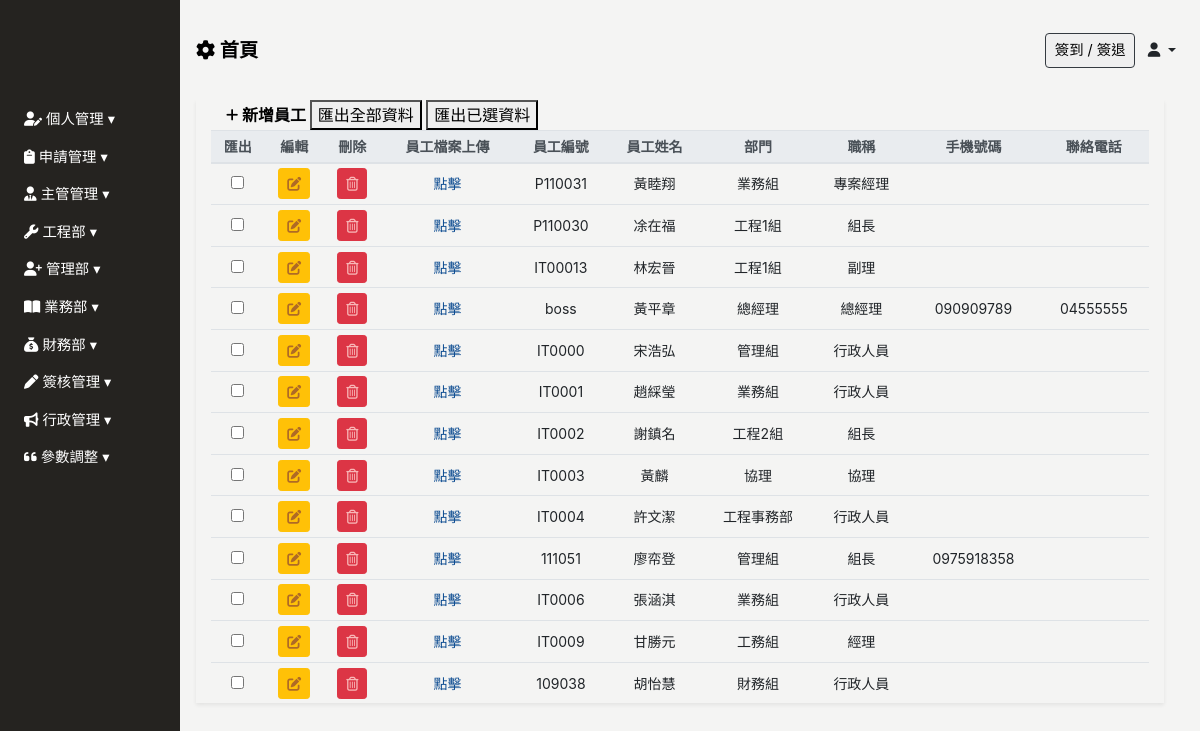
/employee/, run on the app's committed database.
### Backend/models.py (models this page shows, shortened)
class ModifiedModel(models.Model):
    modified_by = models.ForeignKey("Employee", on_delete=models.SET_NULL, null=True, blank=True)
    created_date = models.DateField(default=timezone.now,verbose_name='建立日期')
    update_date = models.DateField(auto_now=True, verbose_name='更新日期')
    class Meta:
        abstract = True

class Employee(ModifiedModel):
    GENDER_CHOICES = [
        ('M', '男'),
        ('F', '女'),
    ]
    BLOOD_TYPE_CHOICES = [
        ('A', 'A型'),
        ('B', 'B型'),
        ('AB','AB型'),
        ('O', 'O型'),
    ]
    MARITAL_STATUS_CHOICES = [
        ('M', '已婚'),
        ('S', '未婚'),
        ('D', '離異'),
    ]
    MILITARY_STATUS_CHOICES = [
        ('M', '義務役'),
        ('E', '免服役'),
        ('A', '替代役'),
    ]
    user = models.OneToOneField(User, null=True, blank=True, on_delete=models.CASCADE)
    profile_image = models.ImageField(upload_to='employee_profile/', blank=True, null=True, default='employee_profile/default_profile.png', verbose_name='員工照片')
    location_city = models.CharField(max_length=4, choices=LOCATION_CHOICES, null=True, blank=True, verbose_name='居住城市(用於計算)')
    uploaded_files = models.ManyToManyField(UploadedFile,blank=True,  related_name="userfile")
    annualleaves = models.ManyToManyField(AnnualLeave,blank=True,  related_name="AnnualLeave_user")
    full_name = models.CharField(max_length=30, null=True, blank=True, verbose_name='員工名稱')
    employee_id	 = models.CharField(max_length=30, blank=True,verbose_name='員工編號')
    departments = models.ForeignKey('Department', on_delete=models.SET_NULL, blank=True, null=True, related_name='employees', verbose_name='部門名稱')# 你可以通过department.employees.all()访问一个部门的所有员工。
    position = models.CharField(max_length=30, null=True, blank=True, verbose_name='職稱')
    phone_number = models.CharField(max_length=20, null=True, blank=True,verbose_name='手機號碼')
    contact_number = models.CharField(max_length=20, null=True, blank=True,verbose_name='聯絡電話')
    start_work_date = models.DateField(null=True, blank=True, verbose_name='到職日期')
    seniority = models.DecimalField(max_digits=3, decimal_places=1, null=True, blank=True, verbose_name='目前年資')
    id_number = models.CharField(max_length=20, null=True, blank=True, verbose_name='身份證字號')
    birthday = models.DateField(null=True, blank=True, verbose_name='出生日期')
    gender = models.CharField(max_length=1, choices=GENDER_CHOICES, null=True, blank=True, verbose_name='性別')
    blood_type = models.CharField(max_length=2, choices=BLOOD_TYPE_CHOICES, null=True, blank=True, verbose_name='血型')
    birth_place = models.CharField(max_length=100, null=True, blank=True, verbose_name='出生地')
    marital_status = models.CharField(max_length=1, choices=MARITAL_STATUS_CHOICES, null=True, blank=True, verbose_name='婚姻狀況')
    military_status = models.CharField(max_length=1, choices=MILITARY_STATUS_CHOICES, null=True, blank=True, verbose_name='兵役狀況')
    permanent_address = models.CharField(max_length=50, null=True, blank=True, verbose_name='戶籍地址')
    current_address_city = models.CharField(max_length=50, null=True, blank=True, verbose_name='現居地址縣市')
    current_address = models.CharField(max_length=50, null=True, blank=True, verbose_name='現居地址')
    location = models.CharField(max_length=50, null=True, blank=True, verbose_name='所在地')
    company_email = models.EmailField(null=True, blank=True, verbose_name='公司E_Mail')
    personal_email = models.EmailField(null=True, blank=True, verbose_name='個人E_Mail')
    emergency_contact = models.CharField(max_length=50, null=True, blank=True, verbose_name='緊急聯絡人1')
    emergency_contact_relations = models.CharField(max_length=50, null=True, blank=True, verbose_name='關係1')
    emergency_contact_phone = models.CharField(max_length=20, null=True, blank=True, verbose_name='聯絡人電話1')
    default_salary = models.PositiveIntegerField(default=26000, null=True, blank=True, verbose_name="基本薪資")
    job_addition = models.PositiveIntegerField(default=0, null=True, blank=True, verbose_name="職務加給")
    phone_addition = models.PositiveIntegerField(default=0, null=True, blank=True, verbose_name="手機加給")
    certificates_addition = models.PositiveIntegerField(default=0, null=True, blank=True, verbose_name="證照加給")
    labor_protection = models.PositiveIntegerField(default=0, null=True, blank=True, verbose_name="勞保級距")
    health_insurance = models.PositiveIntegerField(default=0, null=True, blank=True, verbose_name="健保級距")
    labor_pension_moeny = models.PositiveIntegerField(default=6, null=True, blank=True, verbose_name="勞退級距")
    labor_pension = models.PositiveIntegerField(default=6, null=True, blank=True, verbose_name="勞退比例(%)")
    class Meta:
        verbose_name = "員工"   # 單數
        verbose_name_plural = verbose_name   #複數
    def seniority(self):
        start_work_date= self.start_work_date
        if start_work_date == None :
            return "人資單位未填寫入值日"
        today = datetime.today().date()
        total_months = (today.year - start_work_date.year) * 12 + (today.month - start_work_date.month)
        seniority_value = round(total_months / 12,2)
        return seniority_value

class Department(ModifiedModel):
    COMPANY_CHOICES = [
        ('艾力克電機', '艾力克電機'),
        ('維景', '維景'),
    ]
    belong_to_company =models.CharField(max_length=20,choices=COMPANY_CHOICES, null=True, blank=True,verbose_name="所屬公司")
    parent_department  = models.ForeignKey('self',max_length=30,  on_delete=models.SET_NULL, null=True, blank=True, verbose_name='上層部門')
    department_name = models.CharField(max_length=30, null=True, blank=True,verbose_name='部門名稱')
    department_id = models.CharField(max_length=20, null=True, blank=True,verbose_name='部門編號')
    class Meta:
        verbose_name = "部門"   # 單數
        verbose_name_plural = verbose_name   #複數
    def __str__(self):
        return f"{self.department_name}({self.belong_to_company})"

### Frontend/views.py (the view)
# urls.py: path('employee/', views.Employee_list.as_view(), name='employee_list'),
class Employee_list(UserPassesTestMixin,ListView):
    model = Employee
    template_name = 'employee/employee.html'
    context_object_name = 'employee'
    def get_context_data(self, **kwargs):
        context = super().get_context_data(**kwargs)
        context["department_list"] = Department.objects.values('id','department_name')
        context['employee_form'] = EmployeeForm()
        return context
    def test_func(self):
        return Check_Permissions(self.request.user,"管理部")

### Backend/forms.py (shortened to what this page needs)
class EmployeeForm(BaseModelForm):
    class Meta:
        model = Employee
        fields = '__all__'
        widgets = {
            'location_city': forms.Select(attrs={'class': 'form-control form-control-sm', 'id':'location_city', "name":'location_city', 'required': 'true'}),
            'departments': forms.Select(attrs={'class': 'form-control form-control-sm', 'id':'departments', "name":'departments', 'required': 'true'}),
            'gender': forms.Select(attrs={'class': 'form-control form-control-sm', 'id':'gender', "name":'gender', 'required': 'true'}),
            'blood_type': forms.Select(attrs={'class': 'form-control form-control-sm', 'id':'blood_type', "name":'blood_type'}),
            'marital_status': forms.Select(attrs={'class': 'form-control form-control-sm', 'id':'marital_status', "name":'marital_status'}),
            'military_status': forms.Select(attrs={'class': 'form-control form-control-sm', 'id':'military_status', "name":'military_status'})
        }

### Backend/context_processors.py (called while the page is built, shortened)
def approval_count(request):
    if  isinstance(request.user, AnonymousUser):
        return {'approval_count': 0}

def pass_test_func(request):
    pass_test_func = settings.PASS_TEST_FUNC
    return {"pass_test_func":pass_test_func}

def sys_messages(request):
    if  isinstance(request.user, AnonymousUser):
        return {'sys_messages': {}}

def client_list(request):
    clients = Client.objects.all()
    return {'clients': clients}

### Backend/utils.py (called while the page is built)
def Check_Permissions(user,name):
    if settings.PASS_TEST_FUNC or user.groups.filter(name__icontains='最高權限').exists() :
        return True
    return user.groups.filter(name__icontains='薪水管理').exists()

### Frontend/templatetags/custom_tags.py (called while the page is built)
@register.filter
def in_group_T_or_F(user, group):
    is_supervisor = False
    is_in_group = any(group in user_group.name for user_group in user.groups.all())
    return is_in_group

### Frontend/templates/employee/employee.html (shortened to what this page needs)
{% extends 'base/base_dashboard.html' %}
{% block import %}
{% load static%}
<link rel="stylesheet" href="{% static 'css/employee/employee.css' %}">
{% endblock %}
{% block main %}
<div class="main px-3" id="employee-app">
    <div class="employee-table container-fluid shadow-sm table-responsive-lg">
        <table class="table table-sm table-hover text-center" id="table" data-toggle="table" data-sortable="true"
        data-toolbar="#toolbar" data-search="true" data-show-columns="true"data-filter-strict-search="true"
        data-show-columns-toggle-all="true" data-pagination="true" data-page-size="25" data-page-list="[25, All]"
        data-filter-control="true">
            <div id="toolbar">
                <div class="employee-header container-fluid">
                    <a href="" class="font-weight-bold" id="sys_new" data-toggle="modal"data-target="#employee-modal">
                        <i class="fa-solid fa-plus fa-sm" style="color: #000000;"></i> 新增員工
                    </a>
                    <button class="d-none d-md-inline-block" onclick="exportAllOptionToExcel('員工.xlsx')"data-export-url="{% url 'excel_export' %}">匯出全部資料</button>
                    <button class="d-none d-md-inline-block" onclick="exportSelectedOptionToExcel('員工.xlsx')">匯出已選資料</button>
                </div>
            </div>
            <thead class="thead-light" style="font-size: 14px;">
                <tr class="text-nowrap">
                    <th data-force-hide="true" data-switchable="false" data-no-print="true" data-field="checkbox" class="d-none d-md-table-cell">匯出</th>
                    <th data-force-hide="true" data-switchable="false" data-no-print="true" data-field="edit">編輯</th>
                    <th data-force-hide="true" data-switchable="false" data-no-print="true" data-field="delete">刪除</th>
                    <th data-force-hide="true" data-switchable="false" data-no-print="true" data-field="employee_file_upload" >員工檔案上傳</th>
                    <th data-field="employee_id" data-sortable="true">員工編號</th>
                    <th data-field="full_name" data-sortable="true">員工姓名</th>
                    <th data-field="departments" data-sortable="true">部門</th>
                    <th data-field="position" data-sortable="true">職稱</th>
                    <th data-field="phone_number" data-sortable="true">手機號碼</th>
                    <th data-field="contact_number" data-sortable="true">聯絡電話</th>
                </tr>
            </thead>
            <tbody class="text-nowrap" style="font-size: 14px;">
                {% for p in employee %}
                {% if p.user.is_active %}
                <tr>
                    <td><input type="checkbox" name="importcheckd" onclick="updateCheckedArray(this)"value="{{ p.id }}"></td>
                    <td>
                        <a type="button" data-url="employee" data-id="{{p.pk}}"
                        class="sys_get btn btn-sm btn-warning" data-toggle="modal"
                        data-target="#employee-modal"><i class="fas fa-edit"></i></a>
                    </td>
                    <td>
                        <a data-url="employee" data-id="{{p.pk}}" type="button"
                        class="sys_del btn btn-sm btn-danger"><i class="far fa-trash-alt"></i></a>
                    </td>
                    <td>
                        <a href="" onclick="setEmployeeId({{p.pk}})" data-toggle="modal" data-target="#fileUploadModal">點擊</a>
                    </td>
                    <td>{{ p.employee_id }} </td>
                    <td>{{ p.full_name }}</td>
                    <td>{{ p.departments.department_name }}</td>
                    <td>{{ p.position }}</td>
                    <td>{% if p.phone_number %}{{ p.phone_number }}{% endif %}</td>
                    <td>{% if p.contact_number %}{{ p.contact_number }}{% endif %}</td>
                </tr>
                {% endif %}
                {% endfor %}
            </tbody>
        </table>
    </div>
</div>
{% endblock %}

### static/css/base/base.css (style rules this page uses)
:root { --sidebar-width: 180px; --theme-black: #252320; --theme-white: #f4f4f3; }
body { background: var(--theme-white); }
button { color: #000; }
i.fa-trash-alt { color: #f8b6b6; }
i.fa-edit { color: #af6a26; }

### static/css/index/index-login.css (style rules this page uses)
.main { width: calc(100vw - var(--sidebar-width) - 20px); position: relative; left: var(--sidebar-width); top: 100px; }

### static/css/employee/employee.css (style rules this page uses)
.employee-header a { text-decoration: none; color: black; }
.employee-table td { vertical-align: middle; }

### data on the page
Employee: employee_id "P110031", full_name "黃睦翔", departments.department_name "業務組", position "專案經理"
Employee: employee_id "P110030", full_name "凃在福", departments.department_name "工程1組", position "組長"
Employee: employee_id "IT00013", full_name "林宏晉", departments.department_name "工程1組", position "副理"
Employee: employee_id "boss", full_name "黃平章", departments.department_name "總經理", position "總經理", phone_number "090909789", contact_number "04555555"
Employee: employee_id "IT0000", full_name "宋浩弘", departments.department_name "管理組", position "行政人員"
Employee: employee_id "IT0001", full_name "趙綵瑩", departments.department_name "業務組", position "行政人員"
Employee: employee_id "IT0002", full_name "謝鎮名", departments.department_name "工程2組", position "組長"
Employee: employee_id "IT0003", full_name "黃麟", departments.department_name "協理", position "協理"
Employee: employee_id "IT0004", full_name "許文潔", departments.department_name "工程事務部", position "行政人員"
Employee: employee_id "111051", full_name "廖帟登", departments.department_name "管理組", position "組長", phone_number "0975918358"
Employee: employee_id "IT0006", full_name "張涵淇", departments.department_name "業務組", position "行政人員"
Employee: employee_id "IT0009", full_name "甘勝元", departments.department_name "工務組", position "經理"
Employee: employee_id "109038", full_name "胡怡慧", departments.department_name "財務組", position "行政人員"
